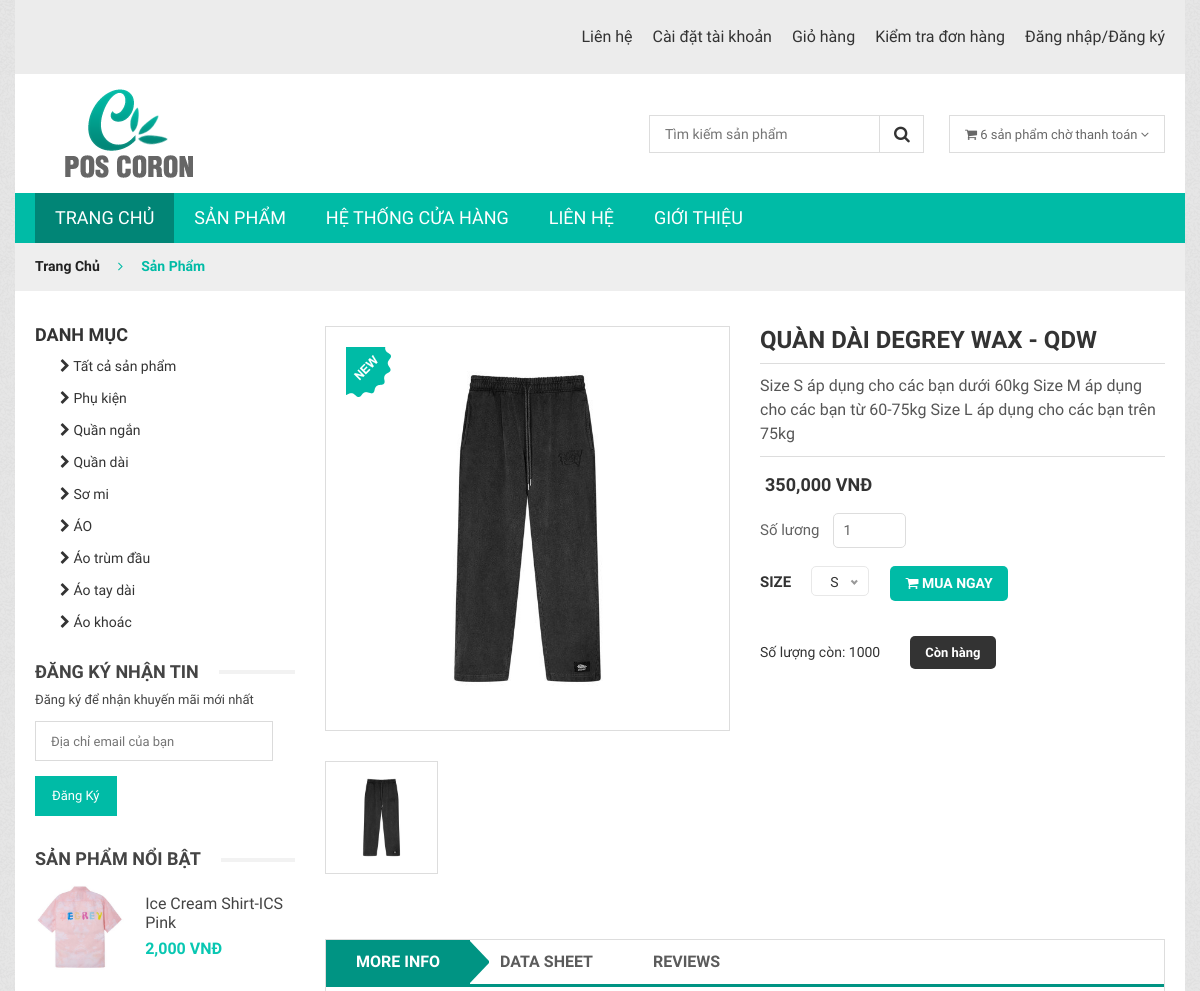
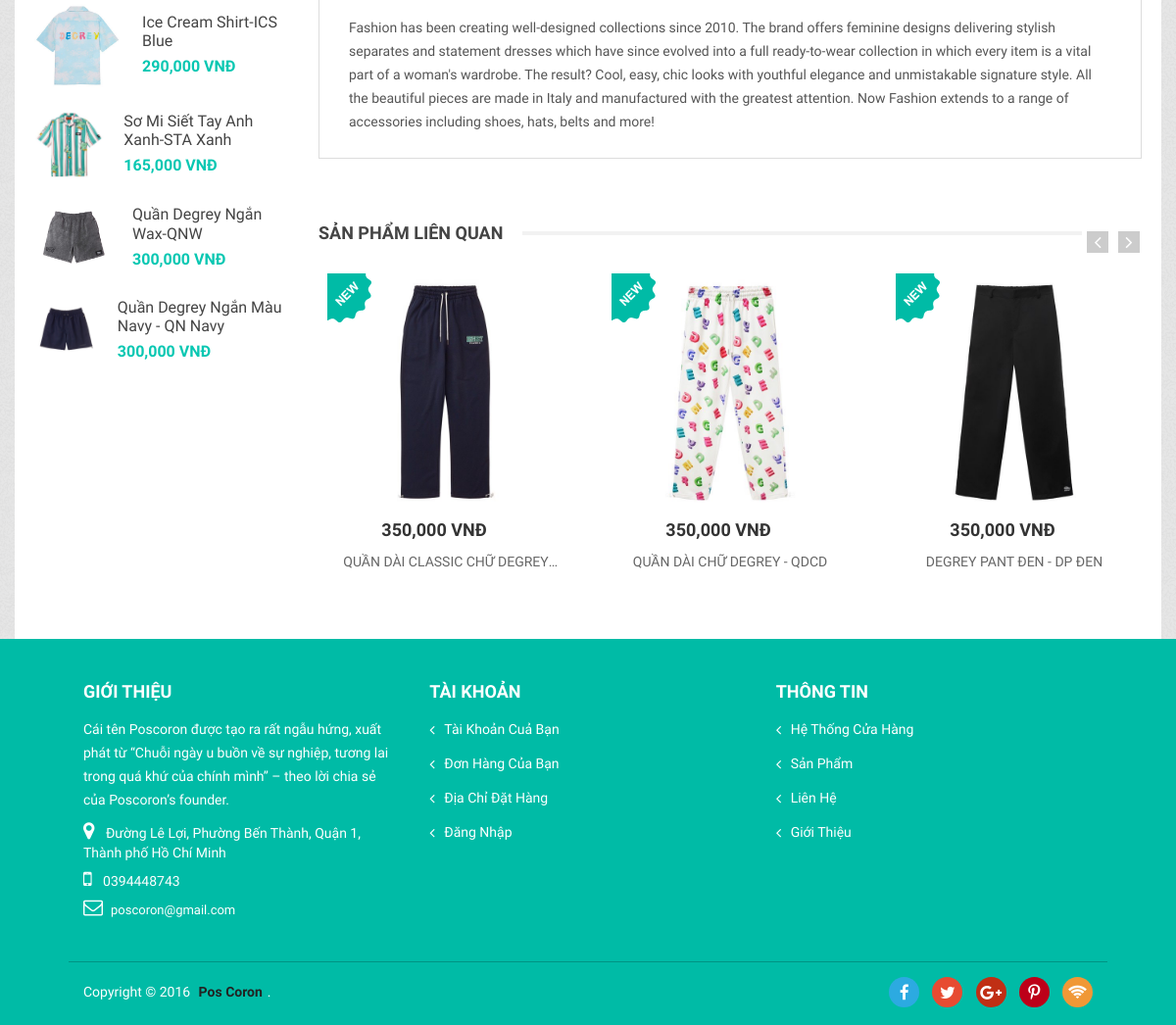
/?sanpham=76/, run on the app's committed database (2 pictures, top to bottom).
### tables this page shows
CREATE TABLE `tbl_category` (
  `categoryId` int(11) NOT NULL,
  `categoryName` varchar(255) NOT NULL,
  `categoryLink` varchar(255) NOT NULL
);

CREATE TABLE `tbl_product` (
  `productId` int(11) NOT NULL,
  `productName` varchar(255) NOT NULL,
  `productImage` varchar(255) NOT NULL,
  `productPrice` float NOT NULL,
  `productDiscount` float NOT NULL,
  `productDesc` text NOT NULL,
  `productAmount` int(11) NOT NULL,
  `productFeatured` bit(1) NOT NULL,
  `productStatus` bit(1) NOT NULL,
  `productLink` text NOT NULL,
  `categoryId` int(11) NOT NULL
);

### inc/product.php (the view, shortened to what this page needs)
<?php
    if(isset($_GET['sanpham'])){
        $Id = $_GET['sanpham'];
    }
?>
<?php
    include 'breadcrumbs.php';
?>
<div class="product_details sidebar">
    <div class="row">
        <?php
            include './inc/sidebar.php';
        ?>
        <div class="col-lg-9 col-md-12">
            <div class="row">
                <?php
                    $query = "SELECT * FROM tbl_product WHERE productId = '$Id'";
                    $result = mysqli_query($connect, $query);
                    if(mysqli_num_rows($result) > 0)
                    {
                        while($product = mysqli_fetch_array($result))
                        {
                            $categoryId = $product['categoryId'];
                            $old_price = number_format($product['productPrice'], 0, "", ",")." VNĐ";
                            $new_price = number_format($product['productDiscount'], 0, "", ",")." VNĐ";
                ?>
                <div class="col-lg-6 col-md-6">
                    <div class="product_tab sidebar fix">
                        <div class="tab-content produc_tab_c">
                            <div class="tab-pane fade show active" id="p_tab1" role="tabpanel">
                                <div class="modal_img">
                                    <a href="#"><img src="./uploads/<?php echo $product['productImage'] ?>" alt=""></a>
                                    <div class="img_icone">
                                        <img src="assets\img\cart\span-new.png" alt="">
                                    </div>
                                </div>
                            </div>
                        </div>
                        <div class="product_tab_button">
                            <ul class="nav" role="tablist">
                                <li>
                                    <a class="active" data-toggle="tab" href="#p_tab1" role="tab" aria-controls="p_tab1"
                                        aria-selected="false"><img
                                            src="./uploads/<?php echo $product['productImage'] ?>" alt=""></a>
                                </li>
                            </ul>
                        </div>
                    </div>
                </div>
                <div class="col-lg-6 col-md-6">
                    <div class="product_d_right">
                        <h1><?php echo $product['productName'] ?></h1>
                        <div class="product_desc">
                            <p><?php echo $product['productDesc'] ?></p>
                        </div>
                        <div class="content_price">
                            <?php
                                if($product['productDiscount'] < 1000){
                                    echo "<span>".$old_price."</span>";
                                }
                                else{
                                    echo "<span>".$new_price."</span>";
                                }
                            ?>
                        </div>
                        <div class="box_quantity mb-20">
                            <form action="?giohang" method="POST">
                                <div class="form-group">
                                    <label>Số lương</label>
                                    <input min="1" max="<?php echo $product['productAmount'] ?>" value="1" type="number"
                                        name="cartOrderAmount" required>
                                </div>
                                <div class="form-group product_d_size ">
                                    <label for="">size</label>
                                    <?php
                                        if($product['productAmount'] > 0) {
                                            echo '<button type="submit" name="add"><i class="fa fa-shopping-cart"></i> Mua ngay</button>';
                                        }
                                    ?>
                                </div>
                            </form>
                        </div>
                        <div class="product_stock mb-20">
                            <p>Số lượng còn: <?php echo $product['productAmount'] ?></p>
                            <span>
                                <?php
                                if($product['productAmount'] == 0) {
                                    echo 'Hết hàng';
                                }
                                else{
                                    echo 'Còn hàng';
                                }
                            ?>
                            </span>
                        </div>
                    </div>
                </div>
                <?php
                        }
                    }
                ?>
                <div class="product_d_info sidebar">
                    <div class="col-12">
                        <div class="product_d_inner">
                            <div class="product_info_button">
                                <ul class="nav" role="tablist">
                                    <li>
                                        <a class="active" data-toggle="tab" href="#info" role="tab" aria-controls="info"
                                            aria-selected="false">More info</a>
                                    </li>
                                    <li>
                                        <a data-toggle="tab" href="#sheet" role="tab" aria-controls="sheet"
                                            aria-selected="false">Data sheet</a>
                                    </li>
                                    <li>
                                        <a data-toggle="tab" href="#reviews" role="tab" aria-controls="reviews"
                                            aria-selected="false">Reviews</a>
                                    </li>
                                </ul>
                            </div>
                            <div class="tab-content">
                                <div class="tab-pane fade show active" id="info" role="tabpanel">
                                    <div class="product_info_content">
                                        <p>Fashion has been creating well-designed collections since
                                            2010. The brand offers feminine designs delivering stylish
                                            separates and statement dresses which have since evolved
                                            into a full ready-to-wear collection in which every item is
                                            a vital part of a woman's wardrobe. The result? Cool, easy,
                                            chic looks with youthful elegance and unmistakable signature
                                            style. All the beautiful pieces are made in Italy and
                                            manufactured with the greatest attention. Now Fashion
                                            extends to a range of accessories including shoes, hats,
                                            belts and more!</p>
                                    </div>
                                </div>
                            </div>
                        </div>
                    </div>
                </div>
            </div>
            <div class="new_product_area">
                <div class="block_title">
                    <h3>Sản phẩm liên quan</h3>
                </div>
                <div class="row">
                    <div class="product_active owl-carousel mtb-10">
                        <?php
                    $query = "SELECT * FROM tbl_product WHERE categoryId = '$categoryId'  EXCEPT(SELECT * FROM tbl_product WHERE productId = '$Id' ) ORDER BY productId  DESC LIMIT 5";
                    $result = mysqli_query($connect, $query);
                    if(mysqli_num_rows($result) > 0)
                    {
                        while($product = mysqli_fetch_array($result))
                        {
                ?>
                        <div class="col-lg-3">
                            <div class="single_product">
                                <div class="product_thumb">
                                    <a
                                        href="?sanpham=<?php echo $product['productId'] ?>/<?php echo $product['productLink'] ?>"><img
                                            src="./uploads/<?php echo $product['productImage']?>" alt=""></a>
                                    <div class="img_icone">
                                        <img src="assets\img\cart\span-new.png" alt="">
                                    </div>
                                </div>
                                <div class="product_content text-center">
                                    <div class="content_price">
                                        <?php
                                    if($product['productDiscount'] < 1000){
                                        echo "<span>".$old_price."</span>";
                                    }
                                    else{
                                        echo "<span>".$new_price."</span>";
                                    }
                                ?>
                                        <span class="old-price">
                                        </span>
                                    </div>
                                    <h3 class="product_title"><a
                                            href="?sanpham=<?php echo $product['productId'] ?>/<?php echo $product['productLink'] ?>"><?php echo $product['productName']?></a>
                                    </h3>
                                </div>
                            </div>
                        </div>
                        <?php
                        }
                    }
                ?>
                    </div>
                </div>
            </div>
        </div>
    </div>
</div>
</div>
</div>
</div>

### inc/sidebar.php
<div class="col-lg-3 col-md-12">
    <div class="sidebar_widget shop_c">
        <div class="categorie__titile">
            <h4>Danh mục</h4>
        </div>
        <div class="layere_categorie">
            <ul>
                <li><a href="?tat-ca-san-pham"><label for=""> <i class="fa fa-chevron-right"></i>
                            Tất cả sản phẩm</label></a>
                </li>
                <?php
                            $query = "SELECT * FROM tbl_category ORDER BY categoryId DESC";
                            $result = mysqli_query($connect, $query);
                            if(mysqli_num_rows($result) > 0)
                            {
                                while($category = mysqli_fetch_array($result)){
                        ?>
                <li><a href="?danhmuc=<?php echo $category['categoryId'] ?>/<?php echo $category['categoryLink']?>"><label
                            for=""> <i class="fa fa-chevron-right"></i>
                            <?php echo $category['categoryName'] ?></label></a>
                </li>
                <?php
                                }
                            }
                        ?>
            </ul>
        </div>
    </div>
    <div class="sidebar_widget newsletter mb-30">
        <div class="block_title">
            <h3>Đăng ký nhận tin</h3>
        </div>
        <form action="#">
            <p>Đăng ký để nhận khuyến mãi mới nhất</p>
            <input placeholder="Địa chỉ email của bạn" type="email">
            <button type="submit">Đăng ký</button>
        </form>
    </div>
    <div class="sidebar_widget special">
        <div class="block_title">
            <h3>Sản phẩm nổi bật</h3>
        </div>
        <?php
                    $query = "SELECT * FROM tbl_product WHERE productFeatured = 1 ORDER BY productId DESC LIMIT 5";
                    $result = mysqli_query($connect, $query);
                    if(mysqli_num_rows($result) > 0)
                    {
                        while($productFeatured = mysqli_fetch_array($result))
                        {
                            $old_price = number_format($productFeatured['productPrice'], 0, "", ",")." VNĐ";
                            $new_price = number_format($productFeatured['productDiscount'], 0, "", ",")." VNĐ";
                ?>
        <div class="special_product_inner mb-20">
            <div class="special_p_thumb">
                <a href="single-product.html"><img src="./uploads/<?php echo $productFeatured['productImage'] ?>"
                        alt=""></a>
            </div>
            <div class="small_p_desc">
                <h3><a href="single-product.html"><?php echo $productFeatured['productName'] ?></a></h3>
                <div class="special_product_proce">
                    <?php
                            if($productFeatured["productDiscount"] < 1000){
                                echo "<span class='product_price'>$old_price</span>";
                            }
                            else{
                                echo "<span class='product_price'>$new_price</span>";
                            }
                            ?>
                </div>
            </div>
        </div>
        <?php
                        }
                    }
                ?>
    </div>
</div>

### assets/css/bundle.css (style rules this page uses)
body { font-family: 'Roboto'; line-height: 24px; font-weight: 400; font-style: normal; color: #333333; font-size: 13px; }
img { max-width: 100%; -webkit-transition: all 0.3s ease-out 0s; transition: all 0.3s ease-out 0s; }
h1, h2, h3, h4, h5, h6 { font-weight: normal; color: #444444; margin-top: 0px; font-style: normal; font-weight: 700; }
h1 a, h2 a, h3 a, h4 a, h5 a, h6 a { color: inherit }
h1 { font-size: 46px; font-weight: 500; }
h3 { font-size: 28px; }
h4 { font-size: 22px; }
ul { margin: 0px; padding: 0px; }
p { font-size: 14px; font-weight: normal; line-height: 24px; margin-bottom: 10px; }
label { font-size: 15px; font-weight: 400; color: #626262; }
.fix { overflow: hidden }
a.button-border span, a.button-border-white span, input, select, textarea { -webkit-transition: all 0.5s ease-out 0s; transition: all 0.5s ease-out 0s; }
input { background: #eceff8; border: 1px solid #eee; height: 45px; -webkit-box-shadow: none; box-shadow: none; padding-left: 10px; font-size: 14px; color: #626262; width: 100%; }
.mb-20 { margin-bottom: 20px }
.mb-30 { margin-bottom: 30px }
.mtb-10 { margin: 10px 0 }

### data on the page
tbl_category: categoryName "Phụ kiện"
tbl_category: categoryName "Quần ngắn"
tbl_category: categoryName "Quần dài"
tbl_category: categoryName "Sơ mi"
tbl_category: categoryName "ÁO"
tbl_category: categoryName "Áo trùm đầu"
tbl_category: categoryName "Áo tay dài"
tbl_category: categoryName "Áo khoác"
tbl_product: productImage (picture), productName "Ice Cream Shirt-ICS Pink", productDiscount "2,000 VNĐ"
tbl_product: productImage (picture), productName "Ice Cream Shirt-ICS Blue", productPrice "290,000 VNĐ"
tbl_product: productImage (picture), productName "Sơ Mi Siết Tay Anh Xanh-STA Xanh", productDiscount "165,000 VNĐ"
tbl_product: productImage (picture), productName "Quần Degrey Ngắn Wax-QNW", productDiscount "300,000 VNĐ"
tbl_product: productImage (picture), productName "Quần Degrey Ngắn Màu Navy - QN Navy", productDiscount "300,000 VNĐ"
tbl_product: productImage (picture), productName "QUÀN DÀI DEGREY WAX - QDW", productDesc "Size S áp dụng cho các bạn dưới 60kg Size M áp dụng cho các bạn từ 60-75kg Size L áp dụng cho các bạn trên 75kg", productPrice "350,000 VNĐ", shows "MUA NGAY", productAmount "1000", shows "Còn hàng"

### other printed values
$title "Sản Phẩm"
$product['productName'] "QUẦN DÀI CLASSIC CHỮ…"
$product['productName'] "QUẦN DÀI CHỮ DEGREY - QDCD"
$product['productName'] "DEGREY PANT ĐEN - DP ĐEN"
